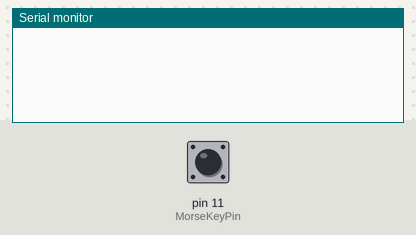
The sketch below on a simulated Arduino Leonardo, built with avr-gcc and run on an emulated ATmega32U4. Parts: the last lines printed to the serial monitor. Inputs (shaded band) come from the test bench; at power-on: pin 11 (MorseKeyPin) HIGH. USB keyboard and mouse output is not drawn.

Above: at 1.2 s.
1.3 s: pin 11 (MorseKeyPin) pulled LOW for 0.15 s
At 1.43 s:
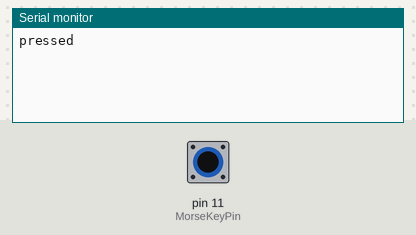
At 2.5 s:
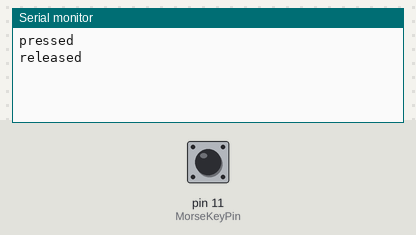

Measured:
- after the input at 1.3 s, the serial monitor: prints a new line at once (image 1)

The sketch:

MorseMouse.ino
```cpp
//for use with an Arduino Leonardo (or similar clone),
//that has the ability to emulate a mouse and send mouse clicks to a connected PC

#include <Mouse.h>

#define MorseKeyPin 11   //set this as you hooked it up to your Leonardo

bool mousebuttonstate = 0;
//using this variable as a state prevents us from sending excessive events to the PC

void setup() {
  pinMode(MorseKeyPin, INPUT_PULLUP);
  Mouse.begin(); //initiate the Mouse library
  Serial.begin(9600);
}

void loop() {

  if ( (digitalRead(MorseKeyPin) == LOW) && (mousebuttonstate == 0) ) {
    Serial.println("pressed");
    Mouse.press();
    mousebuttonstate = 1;
    digitalWrite(LED_BUILTIN, HIGH);
  }

  if ( (digitalRead(MorseKeyPin) == HIGH) && (mousebuttonstate == 1) ) {
    Serial.println("released");
    Mouse.release();
    mousebuttonstate = 0;
    digitalWrite(LED_BUILTIN, LOW);
  }

  delay(10);  //used to debounce physical morse keys.
              //Never set to 0, unless you use an electronic keyer.
              //adjust to your keying speed. lower delays = faster keying
}
```
